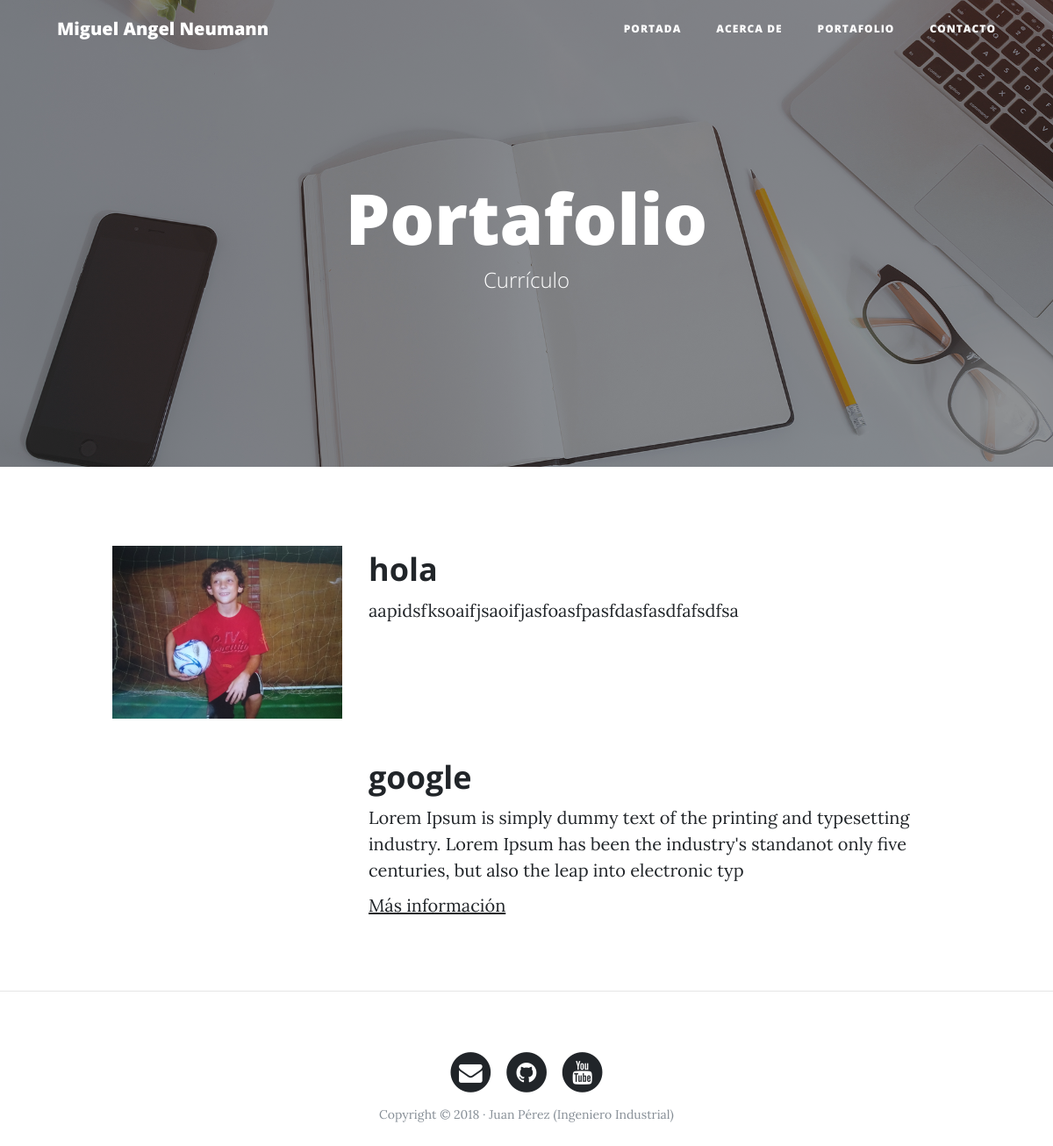
The page /portfolio/ on the database its author committed.
### portfolio/models.py (models this page shows, shortened)
class Proyect(models.Model):
    title= models.CharField(max_length=200)
    link=models.URLField(null=True, blank=True)
    description=models.TextField()
    image=models.ImageField(upload_to="proyects")
    created=models.DateTimeField(auto_now_add=True)
    updated=models.DateTimeField(auto_now=True)
    class Meta:
        ordering=["-created"]

### portfolio/views.py (the view)
# urls.py: path('portfolio/', porfolio_views.portfolio, name="portfolio"),
def portfolio(request):
    proyects=Proyect.objects.all()
    return render(request, "portfolio/portfolio.html", {'proyects':proyects})

### portfolio/templates/portfolio/portfolio.html
{%extends 'core/base.html'%}
{%block background%}{%load static %}{% static "core/img/portfolio-bg.jpg" %}{% endblock %}
{%block headers%}
<h1>Portafolio</h1>
<span class="subheading">Currículo</span>
{% endblock%}
{% block content %}
    {% for proyect in proyects %}
<div class="row">
        <div class="row project">
            <div class="col-lg-3 col-md-4 offset-lg-1">
                <img class="img-fluid" src="{{proyect.image.url}}" alt="">
            </div>
          <div class="col-lg-7 col-md-8">
                <h2 class="section-heading title">{{proyect.title}}</h2>
            <p>{{proyect.description}}</p>
            {% if proyect.link %}
            <p><a href="{{proyect.link}}">Más información</a></p!-->
            </div>
            {% endif %}
        </div>
        </div>
    </div>
    {% endfor%}
{%endblock%}

### core/templates/core/base.html (shortened to what this page needs)
<!DOCTYPE html>
<html lang="es">
  <head>
    {% load static %}
    <link href="{% static 'core/vendor/bootstrap/css/bootstrap.min.css' %}" rel="stylesheet">
    <link href="{% static 'core/vendor/font-awesome/css/font-awesome.min.css' %}" rel="stylesheet" type="text/css">
    <link href="{% static 'core/css/clean-blog.min.css' %}" rel="stylesheet">
  </head>
  <body>
    <nav class="navbar navbar-expand-lg navbar-light fixed-top" id="mainNav">
      <div class="container">
        <a class="navbar-brand" href="{% url 'home' %}">Miguel Angel Neumann</a>
        <div class="collapse navbar-collapse" id="navbarResponsive">
          <ul class="navbar-nav ml-auto">
            <li class="nav-item">
              <a class="nav-link" href="{% url 'home' %}">Portada</a>
            </li>
            <li class="nav-item">
              <a class="nav-link" href="{% url 'about-me' %}">Acerca de</a>
            </li>
            <li class="nav-item">
              <a class="nav-link" href="{% url 'portfolio' %}">Portafolio</a>
            </li>
            <li class="nav-item">
              <a class="nav-link" href="{% url 'contact' %}">Contacto</a>
            </li>
          </ul>
        </div>
      </div>
    </nav>
    <header class="masthead" style="background-image: url('{% block background %}{%endblock%}')">
    <div class="overlay"></div>
      <div class="container">
        <div class="row">
          <div class="col-lg-8 col-md-10 mx-auto">
            <div class="site-heading">
              {%block headers %}{% endblock %}
            </div>
          </div>
        </div>
      </div>
    </header>
    <div class="container">
        {%block content %}{% endblock %}
    {% if request.path != "/" %}<hr>{% endif %}
    <footer>
      <div class="container">
        <div class="row">
          <div class="col-lg-8 col-md-10 mx-auto">
            <ul class="list-inline text-center">
              <li class="list-inline-item">
                <a href="#">
                  <span class="fa-stack fa-lg">
                    <i class="fa fa-circle fa-stack-2x"></i>
                    <i class="fa fa-envelope fa-stack-1x fa-inverse"></i>
                  </span>
                </a>
              </li>
              <li class="list-inline-item">
                <a href="#">
                  <span class="fa-stack fa-lg">
                    <i class="fa fa-circle fa-stack-2x"></i>
                    <i class="fa fa-github fa-stack-1x fa-inverse"></i>
                  </span>
                </a>
              </li>
              <li class="list-inline-item">
                <a href="#">
                  <span class="fa-stack fa-lg">
                    <i class="fa fa-circle fa-stack-2x"></i>
                    <i class="fa fa-youtube fa-stack-1x fa-inverse"></i>
                  </span>
                </a>
              </li>
            </ul>
            <p class="copyright text-muted">Copyright &copy; 2018 · Juan Pérez (Ingeniero Industrial) </p>
          </div>
        </div>
      </div>
    </footer>
  </body>
</html>

### rows shown on the page
Proyect: image (picture), title "hola", description "aapidsfksoaifjsaoifjasfoasfpasfdasfasdfafsdfsa"
Proyect: title "google", description "Lorem Ipsum is simply dummy text of the printing and typesetting industry. Lorem Ipsum has been the industry's standanot only five centuries, but also the leap into electronic typ"
